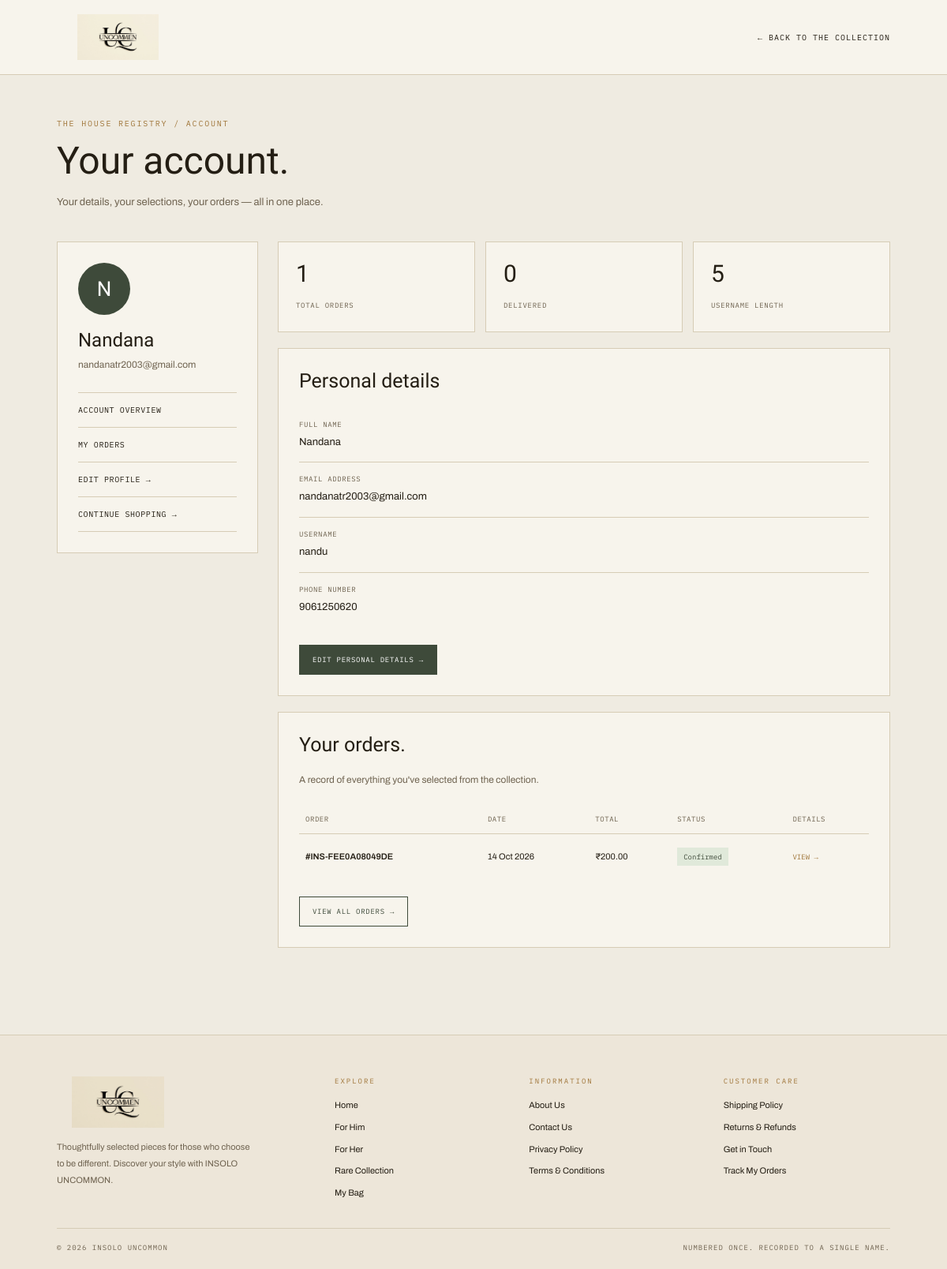
Before: /profile/ (signed in) with the older database file.
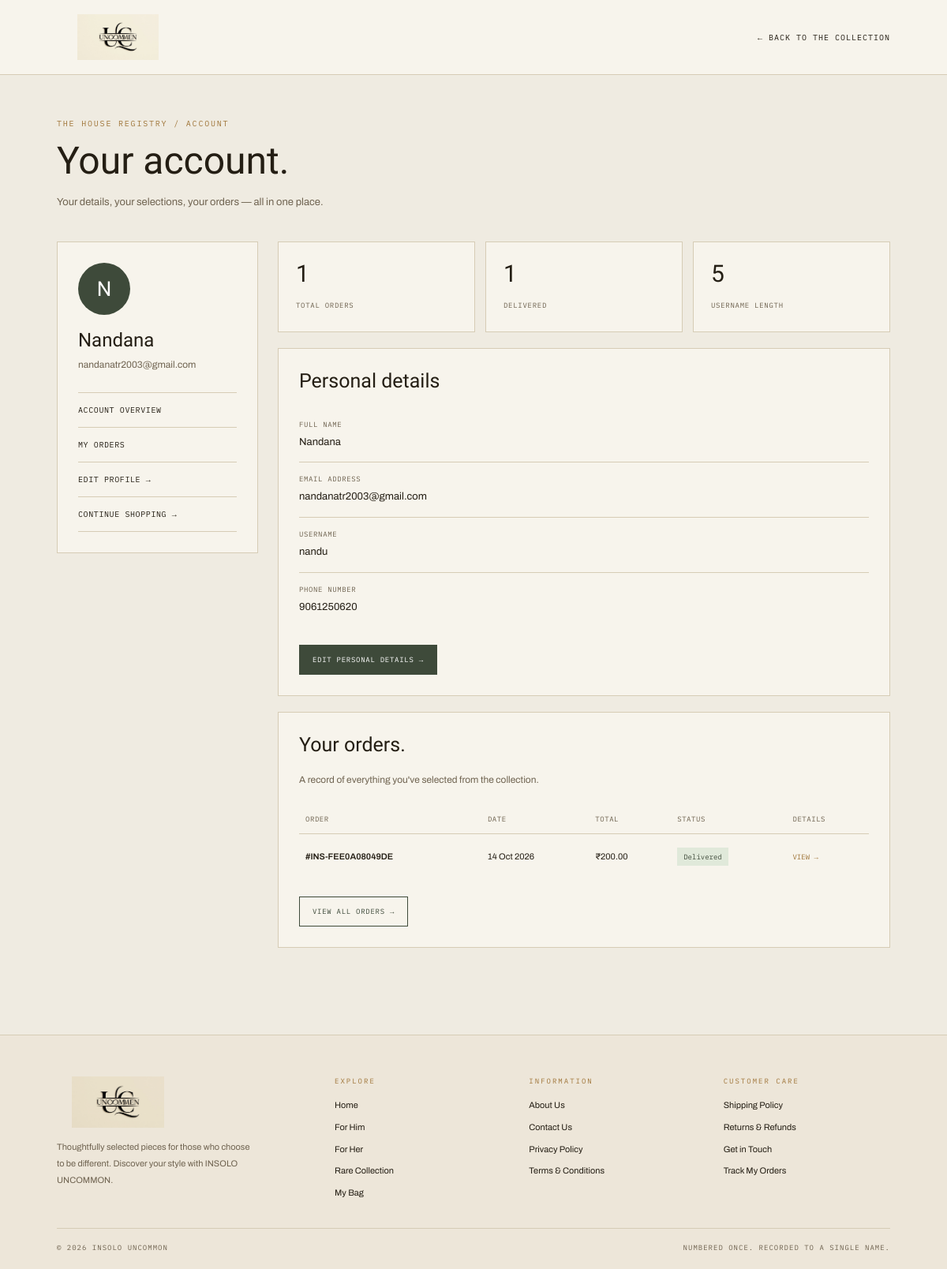
After: the same page with the newer database file.
### customer/models.py (models this page shows, shortened)
class Order(models.Model):
    STATUS_CHOICES = [
        ("PENDING", "Pending"),
        ("CONFIRMED", "Confirmed"),
        ("SHIPPED", "Shipped"),
        ("DELIVERED", "Delivered"),
        ("CANCELLED", "Cancelled"),
    ]
    customer = models.ForeignKey(
        Customer,
        on_delete=models.CASCADE,
        related_name="orders",
    )
    order_number = models.CharField(max_length=30, unique=True)
    total_amount = models.DecimalField(max_digits=10, decimal_places=2)
    status = models.CharField(
        max_length=20,
        choices=STATUS_CHOICES,
        default="PENDING",
    )
    shipping_address = models.TextField()
    created_at = models.DateTimeField(auto_now_add=True)
    updated_at = models.DateTimeField(auto_now=True)

### customer/views.py (the view)
# urls.py: path("profile/", views.customer_profile, name="customer_profile"),
def customer_profile(request):
    customer = get_profile_customer(request)
    if not customer:
        messages.info(request, "Please sign in to view your profile.")
        return redirect("login")
    orders = Order.objects.filter(
        customer=customer
    ).order_by("-created_at")
    return render(request, "customer/profile.html", {
        "customer": customer,
        "orders": orders,
        "total_orders": orders.count(),
        "delivered_orders": orders.filter(status="DELIVERED").count(),
    })

### customer/views.py (called while the page is built)
def get_profile_customer(request):
    customer_id = request.session.get("customer_id")
    if not customer_id:
        return None
    return Customer.objects.filter(id=customer_id).first()

### templates/customer/profile.html (shortened to what the changed rows need)
{% load static %}
<!DOCTYPE html>
<html lang="en">
<head>
</head>
<body>
<main class="container">
    <h1>Your account.</h1>
    <div class="layout">
        <section>
            <div class="stats">
                <div class="stat">
                    <strong>{{ delivered_orders }}</strong>
                    <span>Delivered</span>
                </div>
            </div>
            <div class="card" id="overview">
                <h2 class="section-title">Personal details</h2>
            </div>
            <div class="card" id="orders">
                <h2 class="section-title">Your orders.</h2>
                {% if orders %}
                <div class="orders">
                    <table>
                        <thead>
                            <tr>
                                <th>Order</th>
                                <th>Date</th>
                                <th>Total</th>
                                <th>Status</th>
                                <th>Details</th>
                            </tr>
                        </thead>
                        <tbody>
                            {% for order in orders %}
                            <tr>
                                <td class="order-number">
                                    #{{ order.order_number }}
                                </td>
                                <td>
                                    {{ order.created_at|date:"d M Y" }}
                                </td>
                                <td>
                                    ₹{{ order.total_amount|floatformat:2 }}
                                </td>
                                <td>
                                    <span class="status
                                        {% if order.status == 'PENDING' %}status-pending
                                        {% elif order.status == 'CONFIRMED' %}status-confirmed
                                        {% elif order.status == 'SHIPPED' %}status-shipped
                                        {% elif order.status == 'DELIVERED' %}status-delivered
                                        {% elif order.status == 'CANCELLED' %}status-cancelled
                                        {% endif %}">
                                        {{ order.get_status_display }}
                                    </span>
                                </td>
                                <td>
                                    <a
                                        href="{% url 'order_detail' order.order_number %}"
                                        class="order-link"
                                    >
                                        VIEW &rarr;
                                    </a>
                                </td>
                            </tr>
                            {% endfor %}
                        </tbody>
                    </table>
                </div>
                {% endif %}
            </div>
        </section>
    </div>
</main>
</body>
</html>

Changed rows visible on the page:
changed Order "INS-FEE0A08049DE": status "Confirmed" → "Delivered"
Other visible differences:
{{ delivered_orders }}: "0" → "1"
